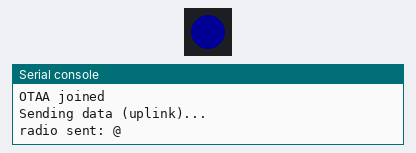
Simulated run of this program. Board: Pycom board running MicroPython. On the bench: 1 RGB LEDs in strip order, left to right, the last lines printed to the serial console. Dim RGB values are drawn brighter than linear; no radio messages arrive unless stated (any console line starting 'radio sent:' is added by the test bench); the LoRaWAN join succeeds after 3 s and a send takes 0.1 s; library files of the repository ran but are not shown: 1 file(s).

Above: at 3.55 s.
At 8.6 s:
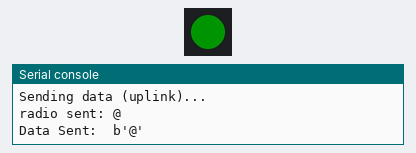
Timing chart, 0 to 16.6 s (numbered marks = the images above):
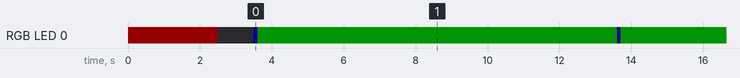

Measured:
- by itself, RGB LED 0: off → RGB(20, 0, 0) at 0.00 s, → off 2.5 s later, → RGB(0, 0, 20) 1.0 s later, → RGB(0, 20, 0) 0.10 s later, … (10 changes in this stretch)

The program:

main.py
```python
import socket
import time
import binascii
import pycom
from network import LoRa

# Disable heartbeat LED
pycom.heartbeat(False)

# Initialize LoRa in LORAWAN mode.
lora = LoRa(mode=LoRa.LORAWAN, region = LoRa.US915)

# create an OTAA authentication parameters
app_eui = binascii.unhexlify('0000000000000000')
app_key = binascii.unhexlify('D29CE7DBF25478258A57B91402CC66A6')

print("DevEUI: %s" % (binascii.hexlify(lora.mac())))
print("AppEUI: %s" % (binascii.hexlify(app_eui)))
print("AppKey: %s" % (binascii.hexlify(app_key)))

#Uncomment for US915 / AU915 & Pygate
for i in range(0,8):
    lora.remove_channel(i)
for i in range(16,65):
    lora.remove_channel(i)
for i in range(66,72):
    lora.remove_channel(i)

# join a network using OTAA (Over the Air Activation)
lora.join(activation=LoRa.OTAA, auth=(app_eui, app_key), timeout=0 )

# wait until the module has joined the network
while not lora.has_joined():
    pycom.rgbled(0x140000)
    time.sleep(2.5)
    pycom.rgbled(0x000000)
    time.sleep(1.0)
    print('Not yet joined...')

print('OTAA joined')
pycom.rgbled(0x001400)

# create a LoRa socket
s = socket.socket(socket.AF_LORA, socket.SOCK_RAW)

# set the LoRaWAN data rate
s.setsockopt(socket.SOL_LORA, socket.SO_DR, 3)

while True:
    s.setblocking(True)
    pycom.rgbled(0x000014)

    send_data = bytes([64])

    print('Sending data (uplink)...')
    s.send(send_data)
    s.setblocking(False)
    print('Data Sent: ', send_data)
    pycom.rgbled(0x001400)
    time.sleep(10)
```
